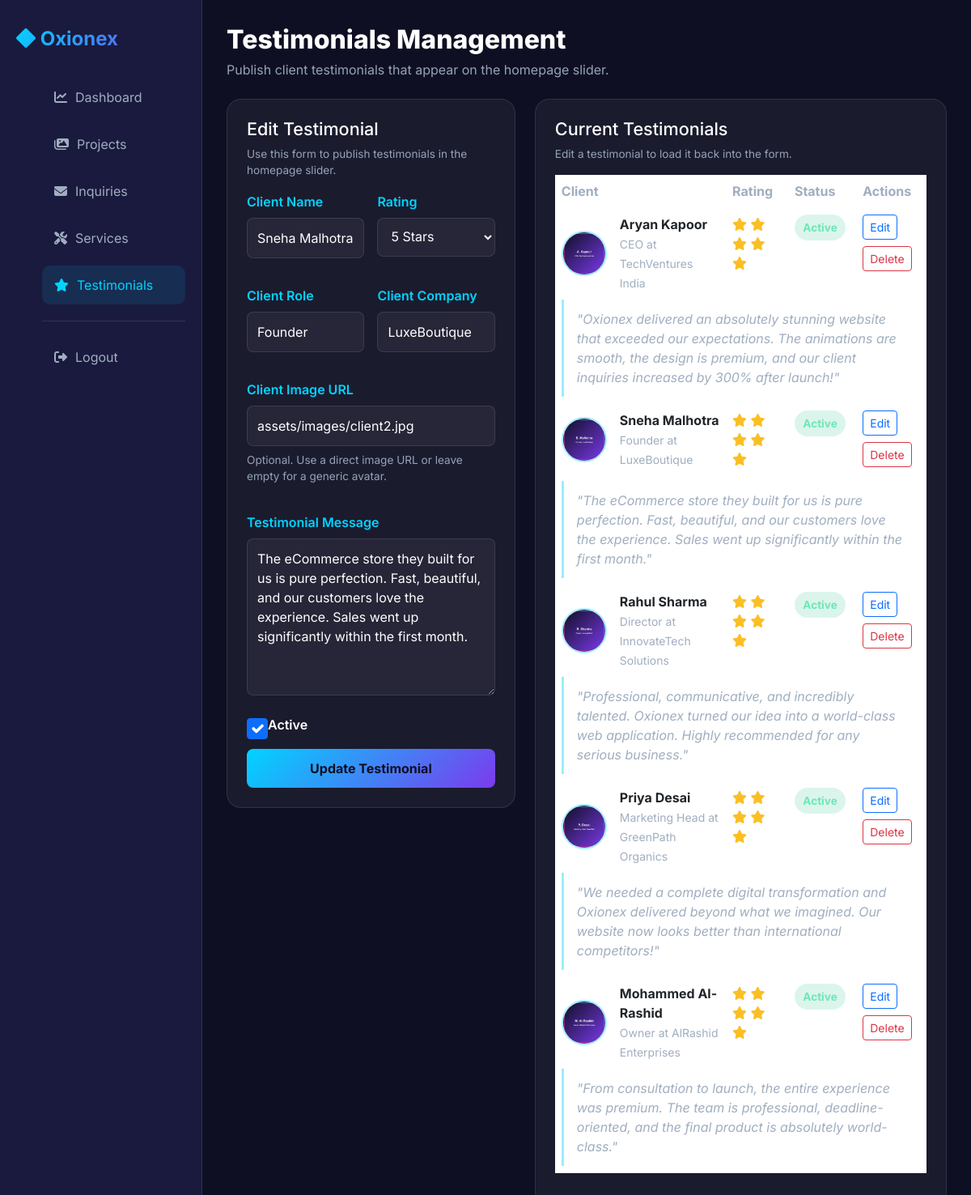
The app's page /admin/testimonials.php?edit_id=2 (signed in) with its own data.
### tables this page shows
CREATE TABLE IF NOT EXISTS testimonials (
    id INT AUTO_INCREMENT PRIMARY KEY,
    client_name VARCHAR(255) NOT NULL,
    client_role VARCHAR(255),
    client_company VARCHAR(255),
    client_image VARCHAR(500),
    rating TINYINT DEFAULT 5,
    message TEXT NOT NULL,
    is_active TINYINT(1) DEFAULT 1,
    created_at TIMESTAMP DEFAULT CURRENT_TIMESTAMP
);

### admin/testimonials.php (the view, shortened to what this page needs)
<?php
require_once '../includes/db.php';
$editingTestimonial = null;
$testimonials = [];
if ($pdo) {
    try {
        $testimonials = $pdo->query('SELECT * FROM testimonials ORDER BY created_at DESC')->fetchAll(PDO::FETCH_ASSOC);
    } catch (PDOException $exception) {
        $tableWarning = 'The testimonials table is missing or not accessible yet. Import the updated database.sql file.';
        error_log('Load testimonials error: ' . $exception->getMessage());
    }
}
if (isset($_GET['edit_id']) && $pdo) {
    try {
        $stmt = $pdo->prepare('SELECT * FROM testimonials WHERE id = ?');
        $stmt->execute([(int) $_GET['edit_id']]);
        $editingTestimonial = $stmt->fetch();
    } catch (PDOException $exception) {
        $error = 'Unable to load testimonial.';
        error_log('Load testimonial error: ' . $exception->getMessage());
    }
}
$formValues = [
    'id' => $editingTestimonial['id'] ?? 0,
    'client_name' => $editingTestimonial['client_name'] ?? ($_POST['client_name'] ?? ''),
    'client_role' => $editingTestimonial['client_role'] ?? ($_POST['client_role'] ?? ''),
    'client_company' => $editingTestimonial['client_company'] ?? ($_POST['client_company'] ?? ''),
    'client_image' => $editingTestimonial['client_image'] ?? ($_POST['client_image'] ?? ''),
    'rating' => $editingTestimonial['rating'] ?? ($_POST['rating'] ?? 5),
    'message' => $editingTestimonial['message'] ?? ($_POST['message'] ?? ''),
    'is_active' => isset($editingTestimonial['is_active']) ? (int) $editingTestimonial['is_active'] : (int) (($_POST['is_active'] ?? 1) ? 1 : 0),
];
?>
<!DOCTYPE html>
<html lang="en">
<head>
    <link href="https://cdn.jsdelivr.net/npm/bootstrap@5.3.0/dist/css/bootstrap.min.css" rel="stylesheet">
    <link rel="stylesheet" href="https://cdnjs.cloudflare.com/ajax/libs/font-awesome/6.4.0/css/all.min.css">
</head>
<body>
    <div class="dashboard-container">
        <div class="sidebar">
            <div class="sidebar-brand"><i class="fas fa-diamond"></i> Oxionex</div>
            <ul class="sidebar-menu">
                <li><a href="dashboard.php"><i class="fas fa-chart-line"></i> Dashboard</a></li>
                <li><a href="projects.php"><i class="fas fa-images"></i> Projects</a></li>
                <li><a href="inquiries.php"><i class="fas fa-envelope"></i> Inquiries</a></li>
                <li><a href="services.php"><i class="fas fa-tools"></i> Services</a></li>
                <li><a href="testimonials.php" class="active"><i class="fas fa-star"></i> Testimonials</a></li>
                <li style="margin-top: 20px; border-top: 1px solid rgba(255, 255, 255, 0.1); padding-top: 20px;"><a href="logout.php"><i class="fas fa-sign-out-alt"></i> Logout</a></li>
            </ul>
        </div>
        <div class="main-content">
            <div class="panel-header flex-wrap mb-4">
                <div>
                    <h1 style="font-size: 2rem; font-weight: 800;">Testimonials Management</h1>
                    <p class="page-note">Publish client testimonials that appear on the homepage slider.</p>
                </div>
            </div>
            <div class="row g-4">
                <div class="col-lg-5">
                    <div class="form-card">
                        <div class="panel-header" style="margin-bottom: 1rem;">
                            <div>
                                <h2 style="font-size: 1.35rem;"><?php echo $formValues['id'] ? 'Edit Testimonial' : 'Add Testimonial'; ?></h2>
                                <span class="helper-text">Use this form to publish testimonials in the homepage slider.</span>
                            </div>
                        </div>
                        <form method="post">
                            <div class="form-grid">
                                <div class="form-group">
                                    <label for="client_name">Client Name</label>
                                    <input type="text" id="client_name" name="client_name" required value="<?php echo htmlspecialchars($formValues['client_name']); ?>">
                                </div>
                                <div class="form-group">
                                    <label for="rating">Rating</label>
                                    <select id="rating" name="rating">
                                        <?php for ($rating = 5; $rating >= 1; $rating--): ?>
                                            <option value="<?php echo $rating; ?>" <?php echo ((int) $formValues['rating'] === $rating) ? 'selected' : ''; ?>><?php echo $rating; ?> Stars</option>
                                        <?php endfor; ?>
                                    </select>
                                </div>
                                <div class="form-group">
                                    <label for="client_role">Client Role</label>
                                    <input type="text" id="client_role" name="client_role" value="<?php echo htmlspecialchars($formValues['client_role']); ?>">
                                </div>
                                <div class="form-group">
                                    <label for="client_company">Client Company</label>
                                    <input type="text" id="client_company" name="client_company" value="<?php echo htmlspecialchars($formValues['client_company']); ?>">
                                </div>
                                <div class="form-group full-width">
                                    <label for="client_image">Client Image URL</label>
                                    <input type="url" id="client_image" name="client_image" value="<?php echo htmlspecialchars($formValues['client_image']); ?>">
                                    <span class="helper-text">Optional. Use a direct image URL or leave empty for a generic avatar.</span>
                                </div>
                                <div class="form-group full-width">
                                    <label for="message">Testimonial Message</label>
                                    <textarea id="message" name="message" rows="7" required><?php echo htmlspecialchars($formValues['message']); ?></textarea>
                                </div>
                            </div>
                            <div class="form-group">
                                <div class="form-check">
                                    <input type="checkbox" class="form-check-input" id="is_active" name="is_active" <?php echo $formValues['is_active'] ? 'checked' : ''; ?>>
                                    <label class="form-check-label" for="is_active" style="color: #fff;">Active</label>
                                </div>
                            </div>
                            <button type="submit" class="btn-submit w-100"><?php echo $formValues['id'] ? 'Update Testimonial' : 'Add Testimonial'; ?></button>
                        </form>
                    </div>
                </div>
                <div class="col-lg-7">
                    <div class="table-card">
                        <div class="panel-header" style="margin-bottom: 1rem;">
                            <div>
                                <h2 style="font-size: 1.35rem;">Current Testimonials</h2>
                                <span class="helper-text">Edit a testimonial to load it back into the form.</span>
                            </div>
                        </div>
                        <div class="table-responsive">
                            <table class="table align-middle">
                                <thead>
                                    <tr>
                                        <th>Client</th>
                                        <th>Rating</th>
                                        <th>Status</th>
                                        <th>Actions</th>
                                    </tr>
                                </thead>
                                <tbody>
                                    <?php if ($testimonials): ?>
                                        <?php foreach ($testimonials as $testimonial): ?>
                                            <tr>
                                                <td>
                                                    <div class="d-flex align-items-center gap-3">
                                                        <?php if (!empty($testimonial['client_image'])): ?>
                                                            <img src="<?php echo htmlspecialchars($testimonial['client_image']); ?>" alt="<?php echo htmlspecialchars($testimonial['client_name']); ?>" class="testimonial-image">
                                                        <?php else: ?>
                                                            <div class="testimonial-image d-flex align-items-center justify-content-center" style="background: rgba(255,255,255,0.08); color: #a0aec0;"><i class="fas fa-user"></i></div>
                                                        <?php endif; ?>
                                                        <div>
                                                            <strong><?php echo htmlspecialchars($testimonial['client_name']); ?></strong><br>
                                                            <small style="color: #a0aec0;"><?php echo htmlspecialchars(trim(($testimonial['client_role'] ?? '') . ($testimonial['client_company'] ? ' at ' . $testimonial['client_company'] : ''))); ?></small>
                                                        </div>
                                                    </div>
                                                </td>
                                                <td>
                                                    <span class="stars">
                                                        <?php for ($i = 0; $i < (int) $testimonial['rating']; $i++): ?>
                                                            <i class="fas fa-star"></i>
                                                        <?php endfor; ?>
                                                    </span>
                                                </td>
                                                <td>
                                                    <span class="badge-status <?php echo $testimonial['is_active'] ? 'badge-on' : 'badge-off'; ?>">
                                                        <?php echo $testimonial['is_active'] ? 'Active' : 'Hidden'; ?>
                                                    </span>
                                                </td>
                                                <td>
                                                    <a href="testimonials.php?edit_id=<?php echo (int) $testimonial['id']; ?>" class="btn btn-sm btn-outline-primary mb-2">Edit</a>
                                                    <form method="post" onsubmit="return confirm('Delete this testimonial?');" style="display:inline;">
                                                        <button type="submit" class="btn btn-sm btn-outline-danger mb-2">Delete</button>
                                                    </form>
                                                </td>
                                            </tr>
                                            <tr>
                                                <td colspan="4" style="border-top: none; padding-top: 0;">
                                                    <div class="testimonial-quote">"<?php echo htmlspecialchars($testimonial['message']); ?>"</div>
                                                </td>
                                            </tr>
                                        <?php endforeach; ?>
                                    <?php else: ?>
                                        <tr>
                                            <td colspan="4" class="text-center py-4" style="color: #a0aec0;">No testimonials found yet. Add the first one using the form.</td>
                                        </tr>
                                    <?php endif; ?>
                                </tbody>
                            </table>
                        </div>
                    </div>
                </div>
            </div>
        </div>
    </div>
</body>
</html>

### admin/testimonials.php (style rules this page uses)
body { font-family: 'Inter', sans-serif; background: #0f0f23; color: #fff; }
.dashboard-container { display: grid; grid-template-columns: 250px 1fr; min-height: 100vh; }
.sidebar { background: #1a1a3e; border-right: 1px solid rgba(255, 255, 255, 0.1); padding: 30px 20px; }
.sidebar-brand { font-size: 24px; font-weight: 700; background: linear-gradient(135deg, #00d4ff 0%, #7c3aed 100%); -webkit-background-clip: text; -webkit-text-fill-color: transparent; background-clip: text; margin-bottom: 30px; }
.sidebar-menu { list-style: none; }
.sidebar-menu li { margin-bottom: 10px; }
.sidebar-menu a { display: flex; align-items: center; gap: 10px; padding: 12px 15px; color: #a0aec0; text-decoration: none; border-radius: 10px; transition: all 0.3s ease; }
.sidebar-menu a:hover, .sidebar-menu a.active { background: rgba(0, 212, 255, 0.1); color: #00d4ff; }
.main-content { padding: 30px; overflow-y: auto; }
.panel-header { display: flex; align-items: flex-start; justify-content: space-between; gap: 1rem; margin-bottom: 1.25rem; }
.panel-header h1, .panel-header h2 { margin: 0; }
.page-note { color: #94a3b8; margin: 0.35rem 0 0; max-width: 60ch; }
.form-card, .table-card { background: rgba(255, 255, 255, 0.05); border: 1px solid rgba(255, 255, 255, 0.1); border-radius: 18px; padding: 24px; }
.form-grid { display: grid; grid-template-columns: 1fr 1fr; gap: 1rem; }
.form-grid .full-width { grid-column: 1 / -1; }
.form-group { margin-bottom: 18px; }
.helper-text { display: block; margin-top: 0.45rem; color: #94a3b8; font-size: 0.85rem; }
label { display: block; margin-bottom: 8px; color: #00d4ff; font-weight: 600; }
input, textarea, select { width: 100%; padding: 12px; background: rgba(255, 255, 255, 0.05); border: 1px solid rgba(255, 255, 255, 0.1); border-radius: 8px; color: #fff; font-family: 'Inter', sans-serif; }
.btn-submit { background: linear-gradient(135deg, #00d4ff 0%, #7c3aed 100%); border: none; color: #0f0f23; padding: 12px 22px; border-radius: 8px; cursor: pointer; font-weight: 700; }
.table { color: #fff; }
.table thead th { color: #a0aec0; border-color: rgba(255, 255, 255, 0.1); }
.table td { border-color: rgba(255, 255, 255, 0.08); vertical-align: top; }
.testimonial-image { width: 56px; height: 56px; border-radius: 50%; object-fit: cover; border: 2px solid rgba(0, 212, 255, 0.35); }
.badge-status { display: inline-flex; align-items: center; padding: 0.35rem 0.65rem; border-radius: 999px; font-size: 0.85rem; font-weight: 700; }
.badge-on { background: rgba(16, 185, 129, 0.15); color: #6ee7b7; }
.stars { color: #fbbf24; }
.testimonial-quote { color: #a0aec0; font-style: italic; background: rgba(255,255,255,0.03); border-left: 3px solid rgba(0, 212, 255, 0.4); padding: 0.75rem 1rem; border-radius: 0 12px 12px 0; }

### records on screen
testimonials: client_name "Sneha Malhotra", rating "5 Stars", client_role "Founder", client_company "LuxeBoutique", client_image "assets/images/client2.jpg", message "The eCommerce store they built for us is pure perfection. Fast, beautiful, and our customers love the experience. Sales went up significantly within the first month.", is_active "☑", client_image (picture), client_role+client_company "Founder at LuxeBoutique", shows "Active"
testimonials: client_image (picture), client_name "Aryan Kapoor", client_role+client_company "CEO at TechVentures India", rating 5 (drawn), is_active "Active", message "Oxionex delivered an absolutely stunning website that exceeded our expectations. The animations are smooth, the design is premium, and our client inquiries increased by 300% after launch!"
testimonials: client_image (picture), client_name "Rahul Sharma", client_role+client_company "Director at InnovateTech Solutions", rating 5 (drawn), is_active "Active", message "Professional, communicative, and incredibly talented. Oxionex turned our idea into a world-class web application. Highly recommended for any serious business."
testimonials: client_image (picture), client_name "Priya Desai", client_role+client_company "Marketing Head at GreenPath Organics", rating 5 (drawn), is_active "Active", message "We needed a complete digital transformation and Oxionex delivered beyond what we imagined. Our website now looks better than international competitors!"
testimonials: client_image (picture), client_name "Mohammed Al-Rashid", client_role+client_company "Owner at AlRashid Enterprises", rating 5 (drawn), is_active "Active", message "From consultation to launch, the entire experience was premium. The team is professional, deadline-oriented, and the final product is absolutely world-class."
